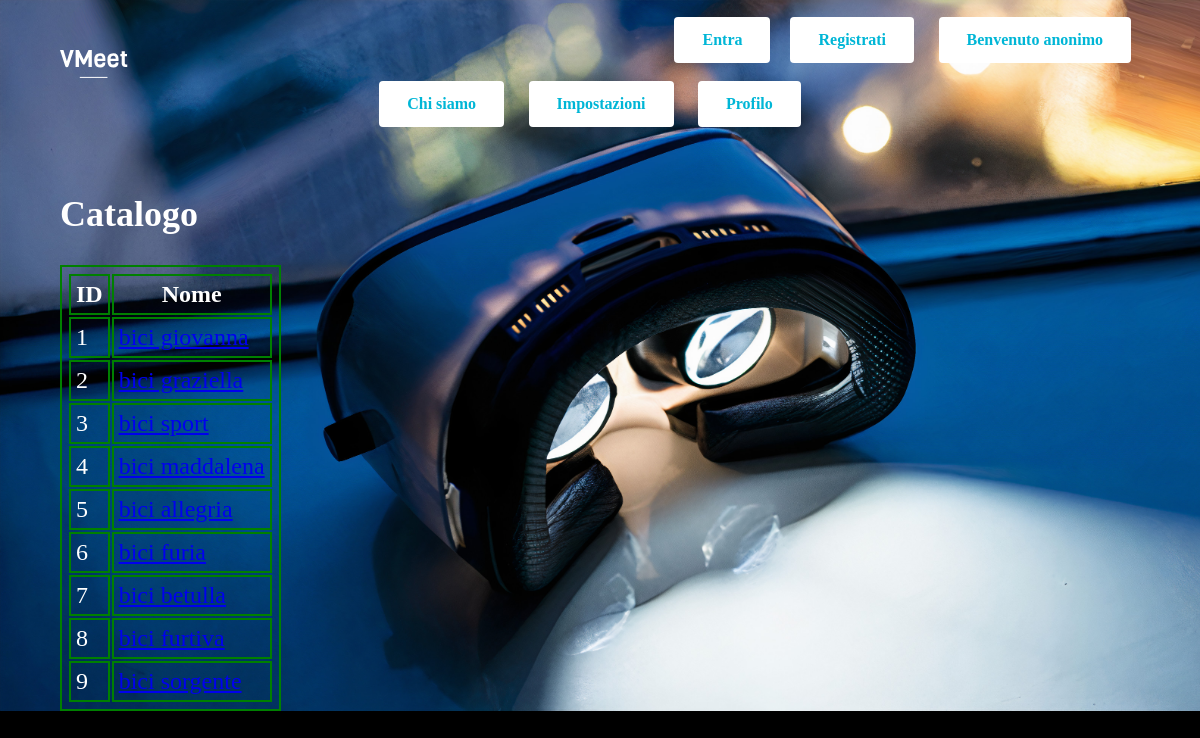
Page /index.php/go/catalogo on the committed database.
### tables this page shows
CREATE TABLE IF NOT EXISTS `articoli` (
  `id` int(11) NOT NULL,
  `nome` char(50) NOT NULL,
  `foto` char(50) NOT NULL,
  `prezzo` int(11) NOT NULL,
  PRIMARY KEY (`id`)
);

### application/controllers/Go.php (called while the page is built, shortened)
<?php
class Go extends CI_Controller {
	public function __construct()
	{
		if (!isset($this->session->utente))
	    {
			$utente_anonimo = new stdClass();
			$utente_anonimo->nome = 'anonimo';
			$utente_anonimo->ruolo = 'utente';
			$this->session->utente = $utente_anonimo;
		}
		$this->load->helper('MenuItem');
	}
	public function catalogo()
	{
		$data['articoli'] = $this->negozio_model->get_articoli();
		$this->load->view('header');
		$this->load->view('catalogo', $data);
		$this->load->view('footer');
	}
}
?>

### index.php (called while the page is built, shortened)
<?php
require_once BASEPATH.'core/CodeIgniter.php';

### application/models/Negozio_model.php (called while the page is built, shortened)
<?php
class Negozio_model extends CI_model
{
	public function __construct()
	{
		$this->db->query("SET lc_messages = 'it_IT'");
	}
	public function get_articoli()
	{
		$query = $this->db->query("select * from articoli order by id");
		return $query->result();
	}
}
?>

### application/views/catalogo.php (the view)
<main>
<h2> Catalogo </h2>
<table>
<tr><th>ID</th><th>Nome</th></tr>
<?php foreach($articoli as $a):
?>
<tr><td><?=$a->id?></td><td><?= anchor('go/dettaglio/'.$a->id, $a->nome)?></td></tr>
<?php endforeach ?>
</table>
</main>

### application/views/header.php (shortened to what this page needs)
<!DOCTYPE html>
<html>
<link rel="stylesheet" href="<?= base_url('stile.css') ?>">
<body>
  <header>
    <?= img('images/logo.svg', false, ['class' => 'logo', 'style' => 'position: relative;top: 50px;']) ?>
  </header>
  <nav>
    <p id="utente">
      <?php if ($this->session->utente->nome == 'anonimo') :
        echo anchor('go/entra', 'Entra', ['class' => 'btn']);
        echo anchor('go/registrati', 'Registrati', ['class' => 'btn']);
      endif
      ?>
      <span class="btn username">
        Benvenuto <?= $this->session->utente->nome?>
      </span>
    </p>
    <p id="other">
      <?= anchor('go/aboutus', 'Chi siamo', ['class' => 'btn']) ?>
      <?= anchor('user/settings', 'Impostazioni', ['class' => 'btn']) ?>
      <?= anchor('user/profile', 'Profilo', ['class' => 'btn']) ?>
    </p>
  </nav>

### stile.css (style rules this page uses)
body { width: 90%; margin: auto; background-color: rgb(0, 0, 0); font-size: 150%; color: white; font-family: verdana; background-image: url("images/background5.jpg"); background-repeat: no-repeat, repeat; background-color: #000000; background-size:cover; }
nav { position: relative; top: -2em; font-size: 75%; }
nav p#utente { text-align: right; }
nav p#other { text-align:center; }
nav a { display: inline-block; margin-right: 20px; }
table, td, th { border: 2px solid green; padding: 5px; }
.btn { border: none; color: rgb(0, 182, 214); background-color: white; padding: 14px 28px; font-size: 16px; cursor: pointer; display: inline-block; border-radius: 4px; text-decoration: none; font-weight: bold; }

### rows in the picture
articoli: id "1", anchor('go/dettaglio/'.$a->id, $a->nome) "bici giovanna"
articoli: id "2", anchor('go/dettaglio/'.$a->id, $a->nome) "bici graziella"
articoli: id "3", anchor('go/dettaglio/'.$a->id, $a->nome) "bici sport"
articoli: id "4", anchor('go/dettaglio/'.$a->id, $a->nome) "bici maddalena"
articoli: id "5", anchor('go/dettaglio/'.$a->id, $a->nome) "bici allegria"
articoli: id "6", anchor('go/dettaglio/'.$a->id, $a->nome) "bici furia"
articoli: id "7", anchor('go/dettaglio/'.$a->id, $a->nome) "bici betulla"
articoli: id "8", anchor('go/dettaglio/'.$a->id, $a->nome) "bici furtiva"
articoli: id "9"

### other values in the picture
anchor('go/entra', 'Entra', ['class' => 'btn']) "Entra"
anchor('go/registrati', 'Registrati', ['class' => 'btn']) "Registrati"
$this->session->utente->nome "anonimo"
anchor('go/aboutus', 'Chi siamo', ['class' => 'btn']) "Chi siamo"
anchor('user/settings', 'Impostazioni', ['class' => 'btn']) "Impostazioni"
anchor('user/profile', 'Profilo', ['class' => 'btn']) "Profilo"
